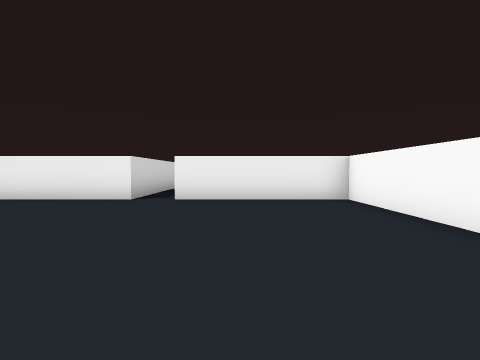
view 1 (above)

22 first-person views from a walk through a 3-D level made in the Unity game engine. The camera is 0.64 m above the floor, tilts 2° down and sees 90° across. The floor is counted in squares, 1 m on a side. Each view is taken from the middle of a square. On the plan, view 1 faces up. The plan holds only what a view shows up to about 9 squares ahead; the rest is blank. The place goes on beyond the plan. The player character is not drawn.

view 2
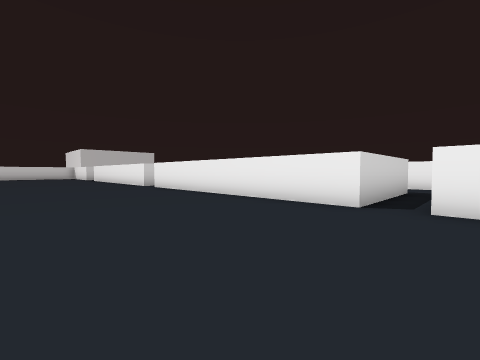

view 3
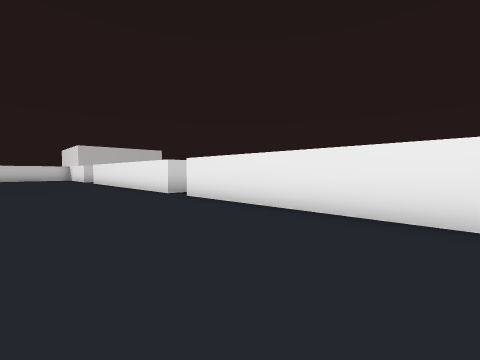

view 4
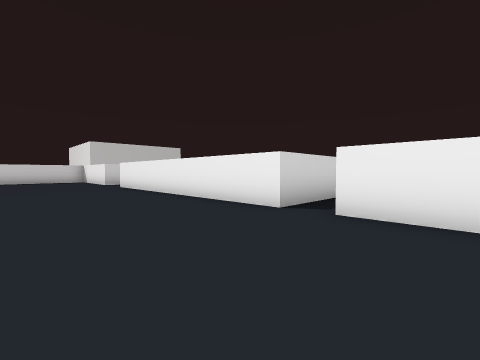

view 5
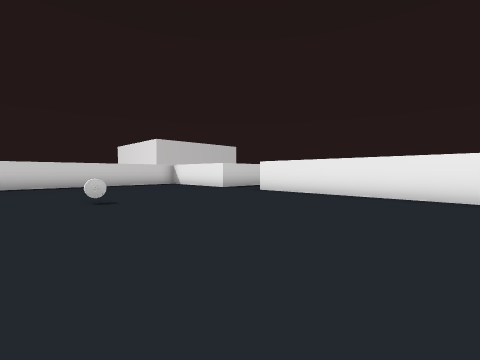

view 6
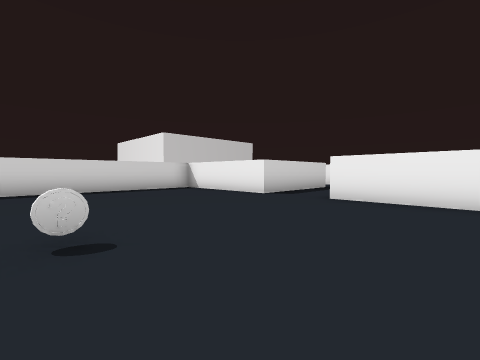

view 7
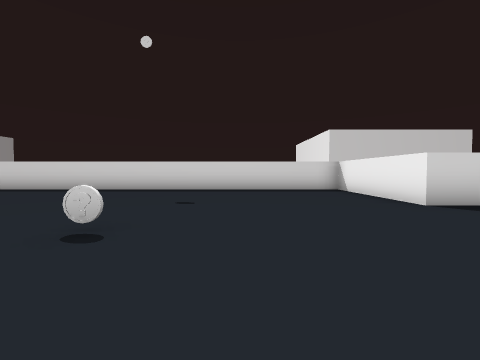

view 8
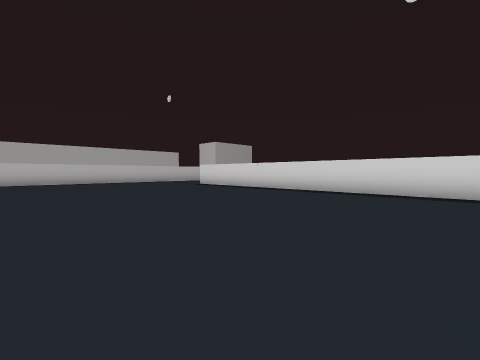

view 9
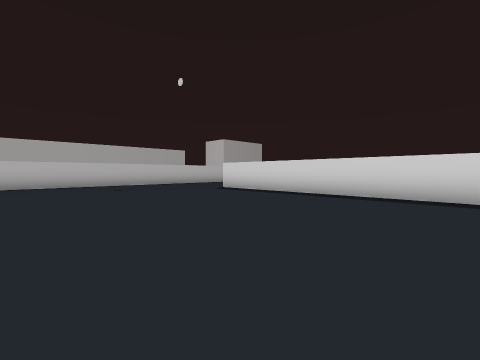

view 10
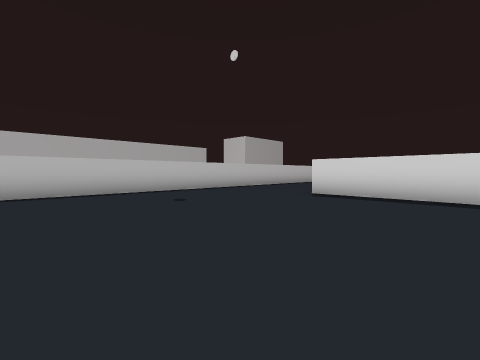

view 11
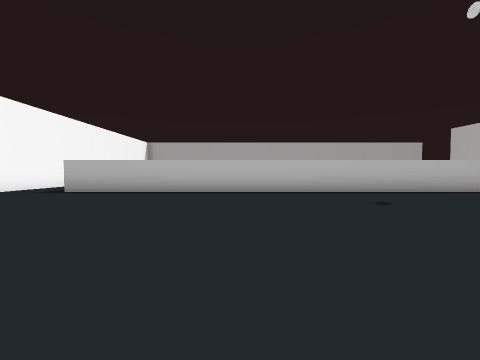

view 12
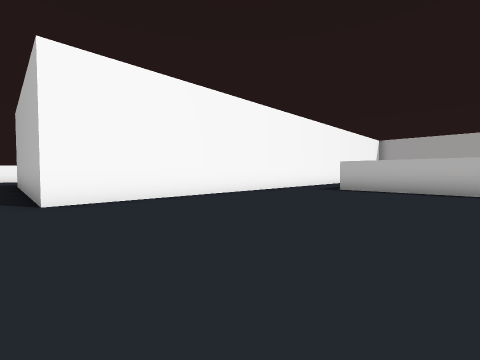

view 13
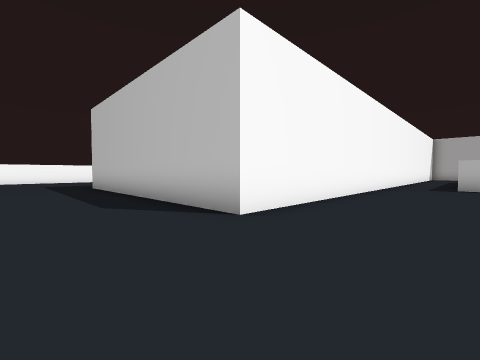

view 14
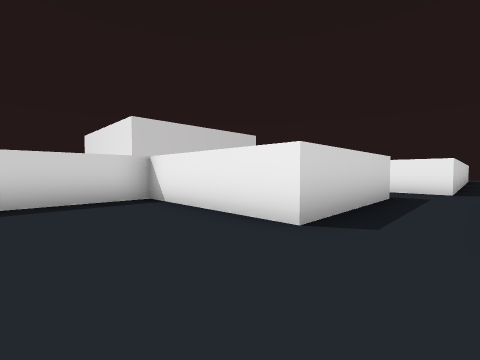

view 15
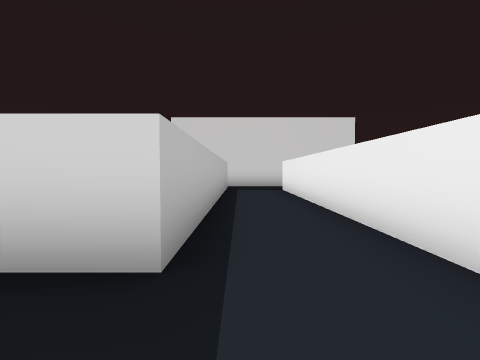

view 16
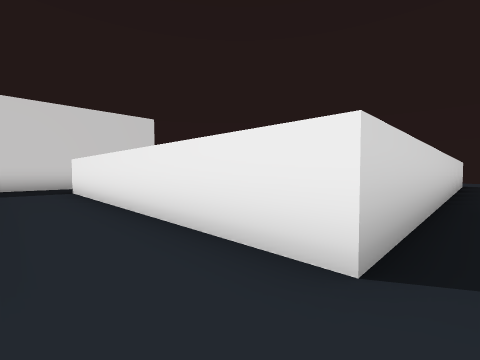

view 17
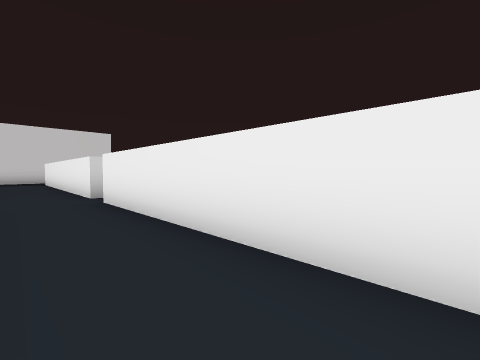

view 18
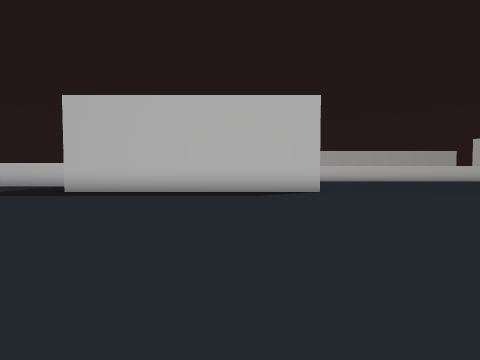

view 19
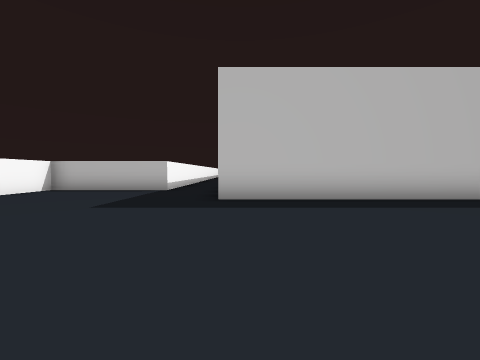

view 20
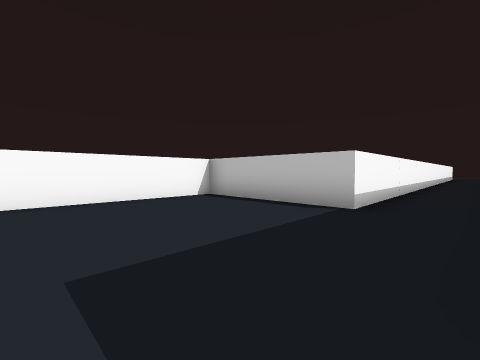

view 21
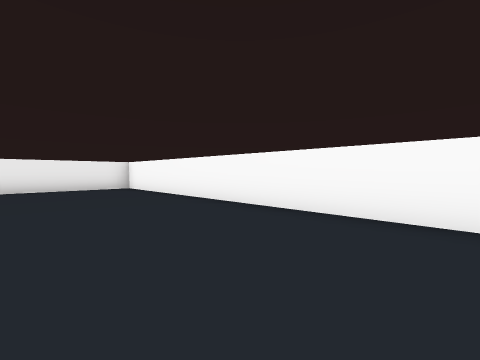

view 22
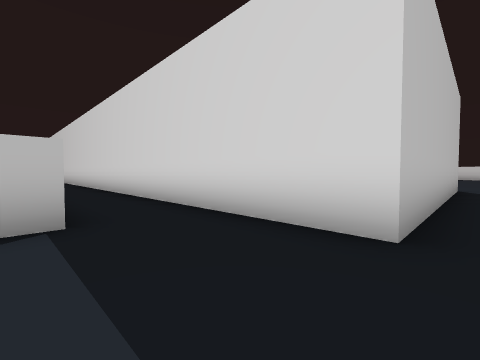

### Floor plan
Key: @ floor where view 1 was taken; # wall or solid block; . floor; ^ raised ledge; C coin; O other object.
Columns run from 28 left of view 1 to 3 right of it. Each row starts with its distance up from view 1.
 22        ^.
 21        ^.
 20        ^.
 19        ^.
 18        ^.
 17        ^.
 16        ^.
 15        ^.
 14        ^.
 13        ^.
 12 ^^^^^^^^.^^^^^^          ^^
 11 ...............          ..
 10 ...............           .
  9 OOOOOOO..                O.
  8       O..       O        O.
  7       O..       O.       O.
  6   OOOOO..OOOOOOOO.OOOOOOOO.OOOO^
  5   ^............................^
  4   ^............................^
  3   ^............................^
  2   ^............................^
  1   ^............................^
  0   ^......C.....   ...      .@..^
 -1   ^............  .....  .  ....^
 -2   ^........     .......... ....^
 -3   ^........    ................^
 -4   ^........   .................^
 -5   ^........  ..................^
 -6   ^............................^
 -7   ^..............########......^
 -8   ^..............#      #......^
 -9   ^..............#      #..OOOOO
-10   ^..............#      #..O
-11   ...............#      #..O
-12   ...............#      #..O
-13    ..............#      #..O
-14   ...............#      #..^
-15  ^^^^^^^^^^^^^^..#      #..^
-16                 .#      #..^

Positions as (right, up) in squares from view 1, and headings:
1: (0, 0), facing up
2: (-1, 1), facing up-left
3: (-5, 2), facing up-left
4: (-9, 2), facing up-left
5: (-14, -1), facing up-left
6: (-17, 0), facing up-left
7: (-17, 2), facing left
8: (-18, 0), facing down-left
9: (-19, -3), facing down-left
10: (-19, -7), facing down-left
11: (-19, -7), facing down
12: (-17, -6), facing down-right
13: (-14, -4), facing down-right
14: (-20, 3), facing up-left
15: (-20, 10), facing left
16: (-20, 10), facing up-left
17: (-14, 10), facing up-left
18: (-9, 1), facing down
19: (-4, -1), facing down
20: (-3, -5), facing down-right
21: (-1, -4), facing up-right
22: (-1, -6), facing down-left
